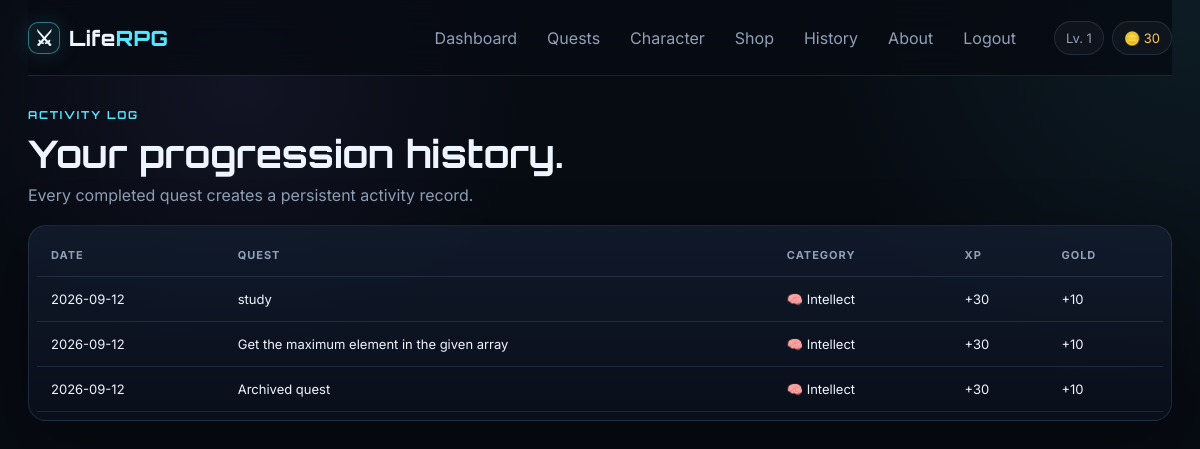
Screenshot of /history (signed in) with the database file from the repository.
### tables this page shows
CREATE TABLE users (
            id INTEGER PRIMARY KEY AUTOINCREMENT,
            name TEXT NOT NULL,
            email TEXT NOT NULL UNIQUE,
            password_hash TEXT NOT NULL,
            xp INTEGER NOT NULL DEFAULT 0,
            level INTEGER NOT NULL DEFAULT 1,
            gold INTEGER NOT NULL DEFAULT 0,
            streak INTEGER NOT NULL DEFAULT 0,
            last_activity TEXT,
            created_at TEXT NOT NULL
        );

CREATE TABLE activity_logs (
            id INTEGER PRIMARY KEY AUTOINCREMENT,
            user_id INTEGER NOT NULL,
            quest_id INTEGER,
            activity_date TEXT NOT NULL,
            xp_earned INTEGER NOT NULL DEFAULT 0,
            gold_earned INTEGER NOT NULL DEFAULT 0,
            category TEXT,
            FOREIGN KEY (user_id) REFERENCES users(id) ON DELETE CASCADE,
            FOREIGN KEY (quest_id) REFERENCES quests(id) ON DELETE SET NULL
        );

CREATE TABLE quests (
            id INTEGER PRIMARY KEY AUTOINCREMENT,
            user_id INTEGER NOT NULL,
            title TEXT NOT NULL,
            description TEXT DEFAULT '',
            category TEXT NOT NULL,
            difficulty TEXT NOT NULL,
            status TEXT NOT NULL DEFAULT 'pending',
            xp_reward INTEGER NOT NULL,
            gold_reward INTEGER NOT NULL,
            completed_at TEXT,
            created_at TEXT NOT NULL,
            FOREIGN KEY (user_id) REFERENCES users(id) ON DELETE CASCADE
        );

### app.py (the view)
@app.route("/history")
@login_required
def history():
    db = get_db()
    logs = db.execute(
        """
        SELECT l.*, q.title FROM activity_logs l
        LEFT JOIN quests q ON q.id = l.quest_id
        WHERE l.user_id = ?
        ORDER BY l.activity_date DESC, l.id DESC
        LIMIT 100
        """,
        (g.user["id"],),
    ).fetchall()
    return render_template("history.html", logs=logs)

### app.py (called while the page is built)
def get_db():
    if "db" not in g:
        g.db = sqlite3.connect(DATABASE)
        g.db.row_factory = sqlite3.Row
        g.db.execute("PRAGMA foreign_keys = ON")
    return g.db

def csrf_token():
    token = session.get("csrf_token")
    if not token:
        token = secrets.token_urlsafe(32)
        session["csrf_token"] = token
    return token

@app.context_processor
def inject_helpers():
    return {
        "csrf_token": csrf_token(),
        "level_threshold": level_threshold,
        "level_progress": level_progress,
        "category_map": CATEGORY_MAP,
    }

@app.before_request
def load_user_and_protect():
    g.user = None
    user_id = session.get("user_id")
    if user_id:
        g.user = get_db().execute(
            "SELECT * FROM users WHERE id = ?", (user_id,)
        ).fetchone()
    if request.method == "POST" and request.endpoint not in {"login", "signup", "static"}:
        require_csrf()

def login_required(view):
    @wraps(view)
    def wrapped(*args, **kwargs):
        if g.user is None:
            flash("Please log in to continue.", "warning")
            return redirect(url_for("login"))
        return view(*args, **kwargs)
    return wrapped

### templates/history.html (shortened to what this page needs)
{% extends 'base.html' %}
{% block content %}
<section class="page-heading"><div><div class="eyebrow">ACTIVITY LOG</div><h1>Your progression history.</h1><p>Every completed quest creates a persistent activity record.</p></div></section>
<section class="glass-panel table-panel section">
<div class="table-wrap"><table><caption class="sr-only">Quest completion history</caption><thead><tr><th>Date</th><th>Quest</th><th>Category</th><th>XP</th><th>Gold</th></tr></thead><tbody>{% for log in logs %}<tr><td>{{ log.activity_date }}</td><td>{{ log.title or 'Archived quest' }}</td><td>{{ category_map.get(log.category, ('Other','⚡'))[1] }} {{ category_map.get(log.category, ('Other','⚡'))[0] }}</td><td>+{{ log.xp_earned }}</td><td>+{{ log.gold_earned }}</td></tr>{% else %}<tr><td colspan="5" class="table-empty">No activity yet. Complete your first quest!</td></tr>{% endfor %}</tbody></table></div>
</section>
{% endblock %}

### templates/base.html (shortened to what this page needs)
<!doctype html>
<html lang="en">
<head>
  <link rel="stylesheet" href="{{ url_for('static', filename='style.css') }}">
</head>
<body>
<div class="page-shell">
  <header class="topbar">
    <a class="brand" href="{{ url_for('index') }}" aria-label="Life RPG home">
      <span class="brand-mark">⚔</span><span>Life<span class="accent">RPG</span></span>
    </a>
    {% if g.user %}
    <nav id="main-nav" class="nav" aria-label="Main navigation">
      <a href="{{ url_for('dashboard') }}">Dashboard</a>
      <a href="{{ url_for('quests') }}">Quests</a>
      <a href="{{ url_for('character') }}">Character</a>
      <a href="{{ url_for('shop') }}">Shop</a>
      <a href="{{ url_for('history') }}">History</a>
      <a href="{{ url_for('about') }}">About</a>
      <form action="{{ url_for('logout') }}" method="post" class="inline-form">
        <button class="nav-logout" type="submit">Logout</button>
      </form>
    </nav>
    <div class="top-stats" aria-label="Current character summary">
      <span class="pill">Lv. {{ g.user.level }}</span>
      <span class="pill gold">🪙 {{ g.user.gold }}</span>
    </div>
    {% else %}
    <nav class="nav public-nav" aria-label="Public navigation">
      <a href="{{ url_for('about') }}">How it works</a>
      <a class="button button-small" href="{{ url_for('login') }}">Login</a>
      <a class="button button-small button-primary" href="{{ url_for('signup') }}">Start Adventure</a>
    </nav>
    {% endif %}
  </header>
  <main id="main" class="main-content">
    {% block content %}{% endblock %}
  </main>
</div>
</body>
</html>

### static/style.css (style rules this page uses)
:root { --bg:#070b12;--bg2:#0b1220;--card:rgba(16,25,40,.82);--line:rgba(123,151,190,.18);--text:#eef5ff;--muted:#91a0b7;--accent:#56e7ff;--accent2:#9a7cff;--success:#42e6a4;--danger:#ff6b89;--gold:#ffc857;--shadow:0 20px 60px rgba(0,0,0,.35);--radius:18px }
* { box-sizing:border-box }
html { scroll-behavior:smooth }
body { margin:0;background:radial-gradient(circle at top right,rgba(86,231,255,.08),transparent 28%),radial-gradient(circle at 20% 10%,rgba(154,124,255,.08),transparent 24%),var(--bg);color:var(--text);font-family:Inter,system-ui,sans-serif;min-height:100vh }
body:before { content:"";position:fixed;inset:0;pointer-events:none;opacity:.35;background-image:linear-gradient(rgba(255,255,255,.02) 1px,transparent 1px),linear-gradient(90deg,rgba(255,255,255,.02) 1px,transparent 1px);background-size:32px 32px;mask-image:linear-gradient(to bottom,black,transparent 70%) }
a { color:inherit;text-decoration:none }
button,input,textarea,select { font:inherit }
.page-shell { max-width:1400px;margin:0 auto;padding:0 28px }
.topbar { height:76px;display:flex;align-items:center;gap:26px;border-bottom:1px solid var(--line);position:sticky;top:0;background:rgba(7,11,18,.78);backdrop-filter:blur(18px);z-index:20 }
.brand { font:800 21px Orbitron,sans-serif;letter-spacing:.02em;display:flex;align-items:center;gap:9px }
.brand-mark { display:grid;place-items:center;width:32px;height:32px;border:1px solid rgba(86,231,255,.45);border-radius:10px;background:rgba(86,231,255,.08);box-shadow:0 0 24px rgba(86,231,255,.13) }
.accent { color:var(--accent) }
.nav { display:flex;align-items:center;gap:6px;margin-left:auto }
.nav a,.nav button { color:var(--muted);padding:10px 12px;border-radius:10px;transition:.2s ease }
.top-stats { display:flex;gap:8px }
.pill,.currency-card { border:1px solid var(--line);background:rgba(255,255,255,.035);padding:8px 11px;border-radius:999px;color:var(--muted);font-size:13px }
.pill.gold,.currency-card { color:var(--gold) }
.inline-form { display:inline }
.nav-logout { background:none;border:0;cursor:pointer }
.main-content { padding:32px 0 80px }
.eyebrow { font:700 11px Orbitron,sans-serif;letter-spacing:.16em;color:var(--accent);text-transform:uppercase }
.glass-panel,.feature-card,.quest-card,.shop-card { background:linear-gradient(180deg,rgba(18,29,47,.82),rgba(10,16,28,.88));border:1px solid var(--line);box-shadow:var(--shadow);border-radius:var(--radius) }
.glass-panel { position:relative;overflow:hidden }
.section { padding:34px 0 }
.section-heading,.page-heading { display:flex;justify-content:space-between;gap:20px;align-items:end;margin-bottom:20px }
.section-heading h2,.page-heading h1 { font:700 30px Orbitron,sans-serif;margin:8px 0 }
.page-heading h1 { font-size:38px }
.page-heading p,.section-heading p { color:var(--muted);margin:8px 0 0 }
.table-panel { padding:8px }
.table-wrap { overflow:auto }
table { width:100%;border-collapse:collapse }
th,td { text-align:left;padding:14px;border-bottom:1px solid var(--line);font-size:13px }
th { color:var(--muted);font-size:11px;letter-spacing:.09em;text-transform:uppercase }

### rows the page displays
users: user.level "1", user.gold "30"
activity_logs: activity_date "2026-09-12", title "study", category "🧠", category "Intellect", xp_earned "30", gold_earned "10"
activity_logs: activity_date "2026-09-12", title "Get the maximum element in the given array", category "🧠", category "Intellect", xp_earned "30", gold_earned "10"
activity_logs: activity_date "2026-09-12", title "Archived quest", category "🧠", category "Intellect", xp_earned "30", gold_earned "10"
